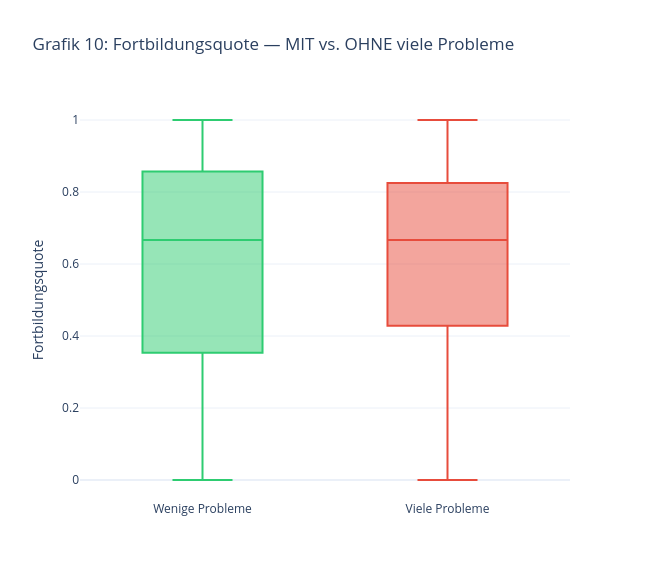

Notebook cell for this chart:
### Markdown cell above
### Grafik 10 — Fortbildungsquote
Boxplot: Fortbildungsquote getrennt nach Gruppe (wenige/viele Probleme). Prüft, ob eine höhere Fortbildungsbeteiligung des Personals mit weniger Qualitätsproblemen einhergeht.

### Code cell
# ── Grafik 10: Fortbildungsquote (interaktiv, mit Hover) ─────
fig = go.Figure()
for g in [0, 1]:
    fig.add_trace(go.Box(
        y=df[df["hat_viele_Probleme"] == g]["fortbildungsquote"].dropna(),
        name=LABELS[g], marker_color=FARBEN[g], boxpoints=False,
    ))

fig.update_layout(
    title="Grafik 10: Fortbildungsquote — MIT vs. OHNE viele Probleme",
    yaxis_title="Fortbildungsquote",
    template="plotly_white",
    width=650, height=580, showlegend=False,
)
fig.show()

m0 = df[df["hat_viele_Probleme"]==0]["fortbildungsquote"].median()
m1 = df[df["hat_viele_Probleme"]==1]["fortbildungsquote"].median()
print(f"  Fortbildungsquote   : Wenige={m0:.3f}, Viele={m1:.3f}")
print("\n📌 Befund: Median in beiden Gruppen identisch — kein Zusammenhang zwischen Fortbildungsquote und Qualitätsproblemen. Zum Ablesen genauer Werte: Maus über die Box bewegen.")

### Figure 1 — Plotly figure (JSON) as saved in the notebook; plotly's stock layout.template omitted (floating-point values rounded to 4 significant figures; data arrays with more than 128 entries replaced by an {"elided": "..."} marker saying what was removed)
{"data": [{"boxpoints": false, "marker": {"color": "#2ecc71"}, "name": "Wenige Probleme", "type": "box", "y": {"elided": "898 float values"}}, {"boxpoints": false, "marker": {"color": "#e74c3c"}, "name": "Viele Probleme", "type": "box", "y": {"elided": "890 float values"}}], "layout": {"height": 580, "showlegend": false, "title": {"text": "Grafik 10: Fortbildungsquote — MIT vs. OHNE viele Probleme"}, "width": 650, "yaxis": {"title": {"text": "Fortbildungsquote"}}}}
